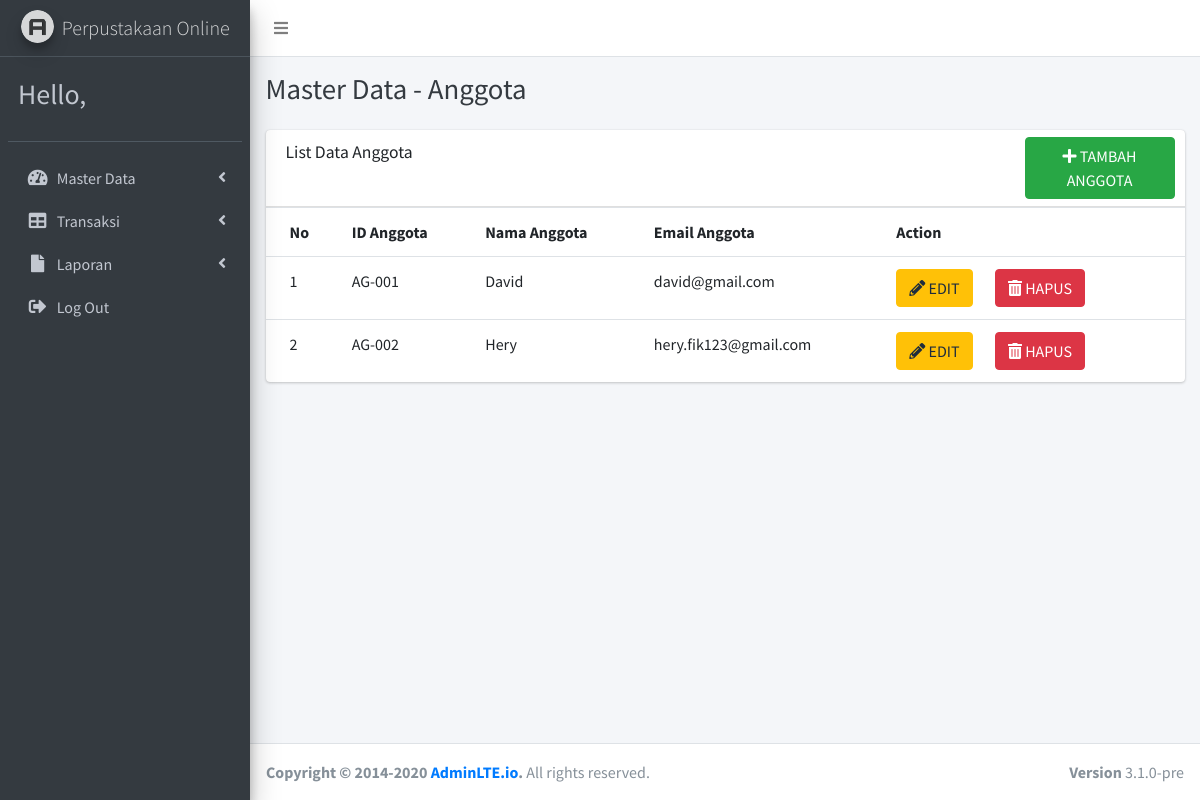
/data-anggota.php, run on the app's committed database.
### tables this page shows
CREATE TABLE `anggota` (
  `id_anggota` varchar(10) NOT NULL,
  `nama_anggota` text NOT NULL,
  `email_anggota` text NOT NULL
);

### data-anggota.php (the view, shortened to what this page needs)
<!DOCTYPE html>
<html lang="en">
<head>
  <link rel="stylesheet" href="plugins/fontawesome-free/css/all.min.css">
  <link rel="stylesheet" href="https://code.ionicframework.com/ionicons/2.0.1/css/ionicons.min.css">
  <link rel="stylesheet" href="plugins/tempusdominus-bootstrap-4/css/tempusdominus-bootstrap-4.min.css">
  <link rel="stylesheet" href="plugins/icheck-bootstrap/icheck-bootstrap.min.css">
  <link rel="stylesheet" href="plugins/jqvmap/jqvmap.min.css">
  <link rel="stylesheet" href="dist/css/adminlte.min.css">
  <link rel="stylesheet" href="plugins/overlayScrollbars/css/OverlayScrollbars.min.css">
  <link rel="stylesheet" href="plugins/daterangepicker/daterangepicker.css">
  <link rel="stylesheet" href="plugins/summernote/summernote-bs4.min.css">
</head>
<body class="hold-transition sidebar-mini layout-fixed">
	<?php include "header.php";?>
	  <?php include 'menu.php';?>
    </div>
  </aside>
	<div class="content-wrapper">
    <div class="content-header">
      <div class="container-fluid">
        <div class="row mb-2">
          <div class="col-sm-6">
            <h1 class="m-0 text-dark">Master Data - Anggota</h1>
          </div>
           <div class="col-sm-6">
          </div>
        </div>
      </div>
    </div>
    <section class="content">
      <div class="container-fluid">
          <div class="row">
          <div class="col-12">
            <div class="card">
              <div class="card-header">
                <h3 class="card-title">List Data Anggota</h3>
                <div class="card-tools">
                  <div class="input-group input-group-sm" style="width: 150px;">
				  <a href="tambah-anggota.php" class="btn btn-success float-right"> <i class="fas fa-plus"></i> TAMBAH ANGGOTA</a>
                  </div>
                </div>
              </div>
              <div class="card-body table-responsive p-0">
                <table class="table table-hover text-nowrap">
                  <tr>
                      <th>No</th>
                      <th>ID Anggota</th>
                      <th>Nama Anggota</th>
                      <th>Email Anggota</th>
                      <th>Action</th>
                    </tr>
					<?php
					$query = mysqli_query($koneksi, "SELECT * FROM anggota");
					$no = 1;
					while ($data = mysqli_fetch_array($query))
					{
					?>
					<tr>
					<td><?php echo $no; ?> </td>
					<td><?php echo $data['id_anggota']; ?> </td>
					<td><?php echo $data['nama_anggota']; ?> </td>
					<td><?php echo $data['email_anggota']; ?> </td>
					<td>
					<a href="edit-anggota.php?id=<?php echo $data['id_anggota']; ?>" class="btn btn-warning"> <i class="fas fa-pencil-alt"></i> EDIT</a> &nbsp; &nbsp; &nbsp;
					<a href="proses-hapus-anggota.php?id=<?php echo $data['id_anggota']; ?>"  class="btn btn-danger"><i class="fas fa-trash-alt"></i> HAPUS</a>
					</td>
					</tr>
					<?php
					$no++;
					}
					?>
                </table>
              </div>
            </div>
          </div>
        </div>
        </div>
      </div>
  </div>
  <footer class="main-footer">
    <strong>Copyright &copy; 2014-2020 <a href="https://adminlte.io">AdminLTE.io</a>.</strong>
    All rights reserved.
    <div class="float-right d-none d-sm-inline-block">
      <b>Version</b> 3.1.0-pre
    </div>
  </footer>
</body>
</html>

### data on the page
anggota: id_anggota "AG-001", nama_anggota "David", email_anggota "david@gmail.com"
anggota: id_anggota "AG-002", nama_anggota "Hery", email_anggota "hery.fik123@gmail.com"
